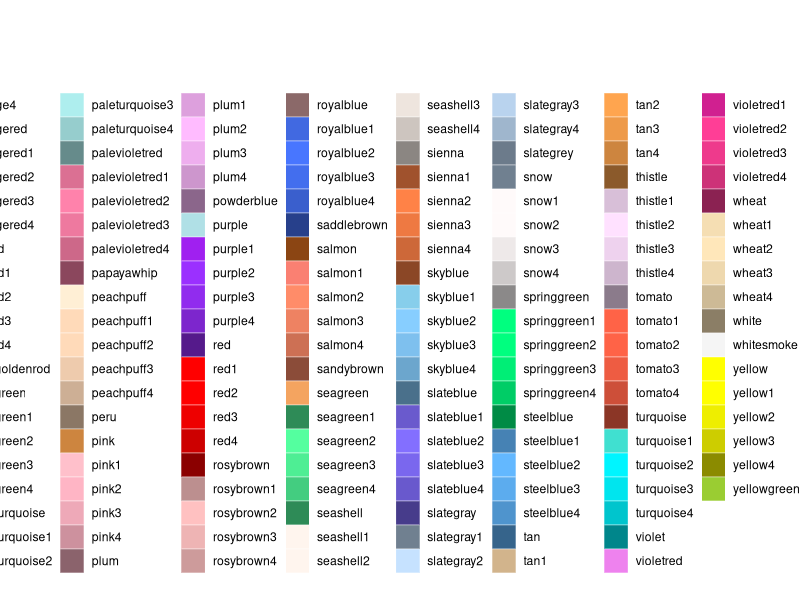

Write the R code that produced this figure.
## ---- chunk 1

library(ggplot2)

c <- colors()
x <- rep(1:9, length.out = length(c))
y <- rep(1:9, each = (length(c)/9))
# f <- as.factor(round(rep(1:9, times = (length(c)/9))/2))

data.frame(c, x, y) |>
  ggplot(aes(x = y, y = x, fill = c)) +
  geom_tile(color = "white") +
  scale_fill_manual(values = c) +
  coord_equal() +
  labs(x = "", y = "", fill = "Average \nATE",
       title = "Combined exposure ATE recovery") +
  theme_void()


